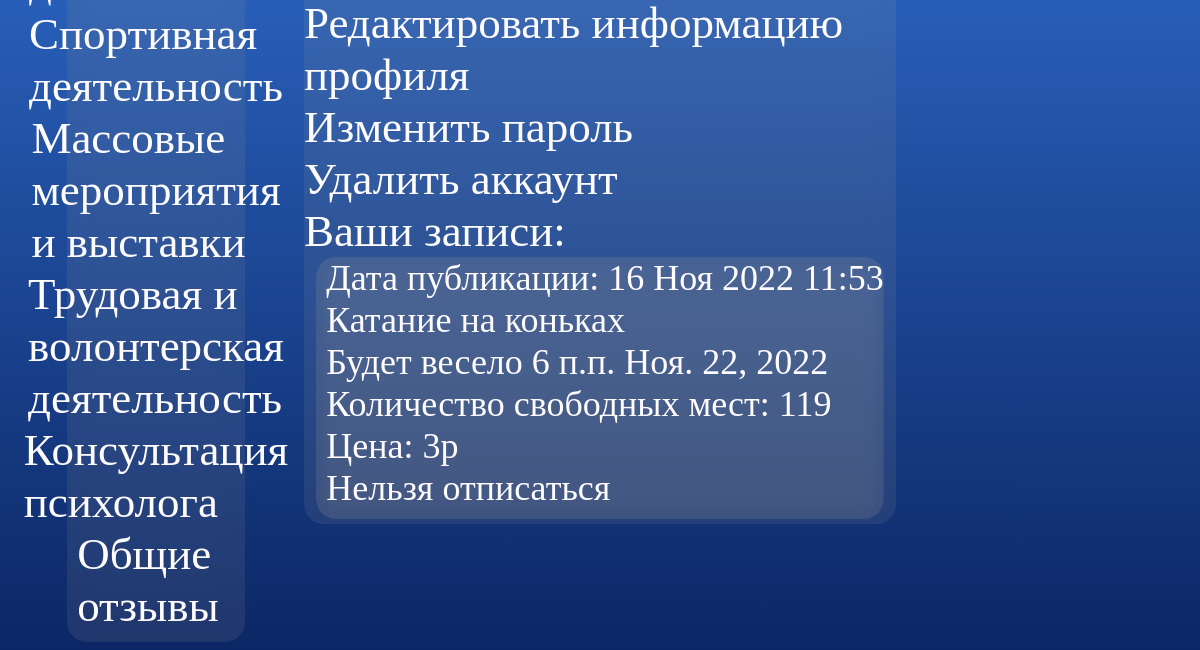
/accounts/profile/ (signed in, lower part), run on an earlier commit of the app's database.
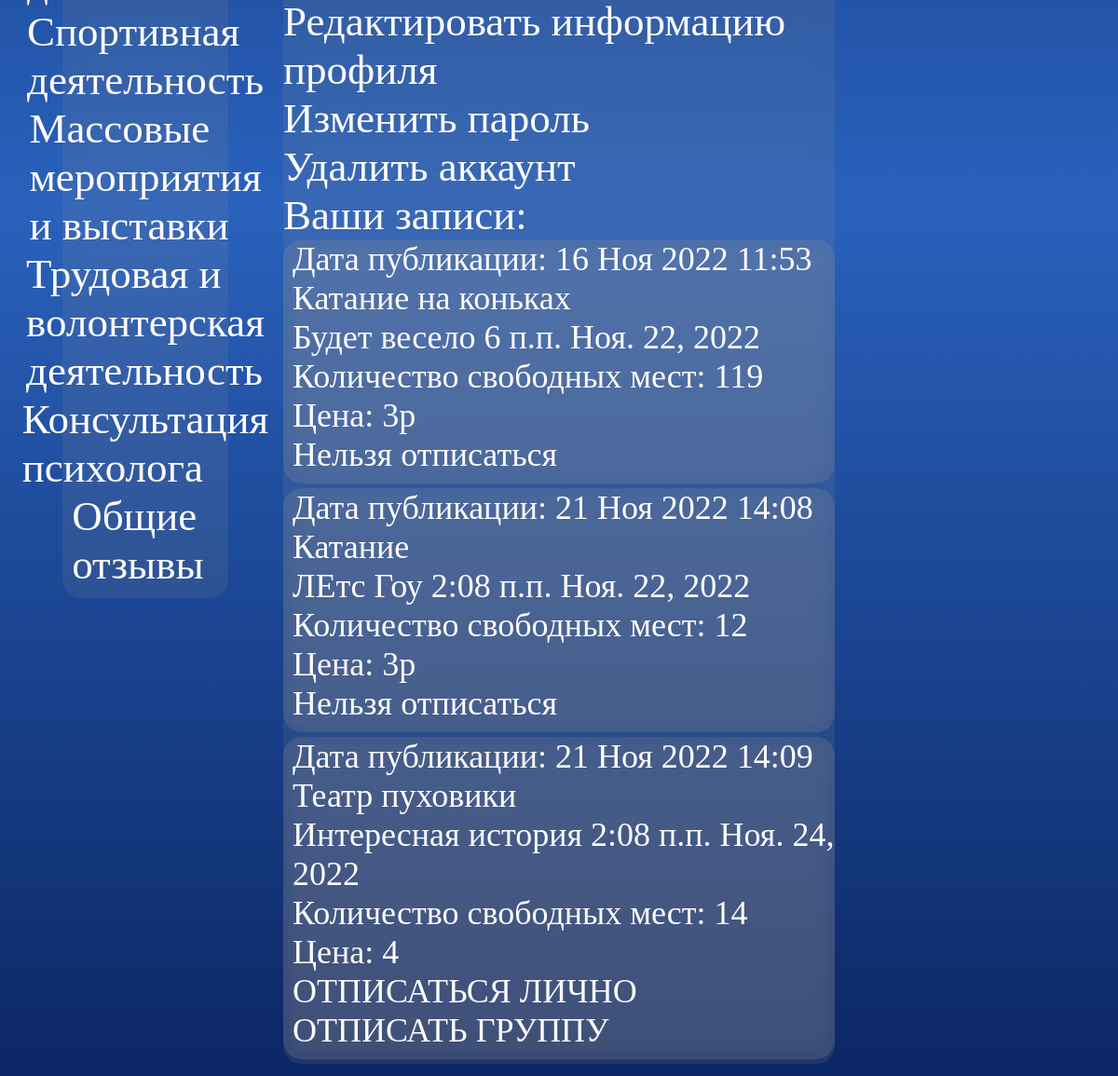
And on a later commit of the database.
### news/models.py (models this page shows, shortened)
class Post(models.Model):
    tag = (
        ('cult','Культурно-досуговая деятельность'),
        ('sport','Спортивная деятельность'),
        ('mass','Массовые мероприятия и выставки'),
        ('trud','Трудовая и волонтерская деятельность'),
        )
    name = models.CharField(null=True, blank=False,max_length=100)
    content = models.TextField(null=True, blank=False)
    image = models.ImageField(upload_to='image/%Y/%m/%d/', blank=True, null=True)
    file = models.FileField(upload_to='files/%Y/%m/%d/', blank=True, null=True)
    video = models.FileField(upload_to='video/%Y/%m/%d/', blank=True, null=True)
    audio = models.FileField(upload_to='audio/%Y/%m/%d/', blank=True, null=True)
    author = models.ForeignKey(AdvUser, on_delete=models.CASCADE, null=True)
    pubdate = models.DateTimeField(auto_now_add=True, db_index=True, verbose_name='Publication date')
    eventtime = models.TimeField(db_index=True,null=True,blank=False)
    eventdate = models.DateField(db_index=True,null=True,blank=False)
    stoim = models.CharField(null = True, blank = False, max_length=10)
    mesta = models.IntegerField(null = True, blank = False,default=2,validators=[MinValueValidator(0)])
    tags = models.CharField( blank = False,choices=tag, max_length=50)
    zapisi = models.ManyToManyField(AdvUser, related_name='Записаные',blank=True)
    class Meta:
        verbose_name_plural = 'События'
        verbose_name = 'Событие'
        ordering = ['eventdate']

### news/views.py (the view)
# urls.py: path('accounts/profile/', profile, name='profile'),
@login_required
def profile(request):
    posts = Post.objects.filter(zapisi=request.user.id)
    your_posts = Post.objects.filter(author=request.user.pk)
    a = date.today()
    b = a + timedelta(days=1)
    return render(request, 'news/profile.html', {'posts': posts,'your_posts':your_posts,'a':a,'b':b})

### news/templates/news/profile.html (shortened to what this page needs)
{% extends "layout/basic.html" %}
{% block content %}
<div class="profile">
	{% if user.avatar %}
      <img class="avatar" src="{{ user.avatar.url }}"><br><br>
    {% else %}
      <img class="avatar" src="\static\news\user.png"><br><br>
    {% endif %}
	{{user.first_name}} {{user.last_name}}<br>
	{{user.phone_num}}<br>
	{% if user.faculty %}
	{{user.get_faculty_display}}<br>
	{% endif %}
	<div>
		<a href="{% url 'news:profile_change' %}"  class="link">Редактировать информацию профиля</a><br>
		<a href="{% url 'news:password_change' %}"  class="link">Изменить пароль</a><br>
		<a href="{% url 'news:profile_delete' %}"  class="link">Удалить аккаунт</a><br>
		{% if user.is_superuser == 1 %}
		Созданые события:<br>
		<div>
			{% if your_posts %}
			{% for post in your_posts %}
				<div class="post">
						<div class="post-content">
							Дата публикации: {{ post.pubdate|date:"d M Y H:i" }}<br>
							{{ post.content}}  {{ post.eventtime }} {{ post.eventdate }}<br>
							Количество свободных мест: {{ post.mesta }}<br>
							Цена: {{ post.stoim }}<br>
							{% if post.image %}
								<a href="{{ post.image.url }}"><img src="{{ post.image.url }}" class="media"></a>
							{% endif %}
						</div>
					</div>
			{% endfor %}
			{% endif %}
		</div>
			{% else %}
		Ваши записи:<br>
	</div>
	<div>
		{% if posts %}
			{% for post in posts %}
				{% if a <  post.eventdate  %}
					<div class="post">
						<div class="post-content">
							Дата публикации: {{ post.pubdate|date:"d M Y H:i" }}<br>
							{{ post.name}}<br>{{ post.content}}  {{ post.eventtime }} {{ post.eventdate }}<br>
							Количество свободных мест: {{ post.mesta }}<br>
							Цена: {{ post.stoim }}<br>
							{% if b == post.eventdate %}
								Нельзя отписаться
							{% else %}
								<a href="{% url 'news:otpis' pk=post.pk %}" class="link">ОТПИСАТЬСЯ ЛИЧНО</a><br>
								<a href="{% url 'news:otpisg' pk=post.pk %}" class="link">ОТПИСАТЬ ГРУППУ</a>
							{% endif %}
						</div>
					</div>
			{% endif  %}
			{% endfor %}
		{% else %}
			Записей нет
		{% endif %}
		{% endif %}
	</div>
</div>
{% endblock %}

What changed in the data, as far as the page shows it:
added Post: pubdate "21 Ноя 2022 14:08", name "Катание", content "ЛЕтс Гоу", eventtime "2:08 п.п.", eventdate "Ноя. 22, 2022", mesta "12", stoim "3р", shows "Нельзя отписаться"
added Post: pubdate "21 Ноя 2022 14:09", name "Театр пуховики", content "Интересная история", eventtime "2:08 п.п.", eventdate "Ноя. 24, 2022", mesta "14", stoim "4", shows "ОТПИСАТЬСЯ ЛИЧНО"
